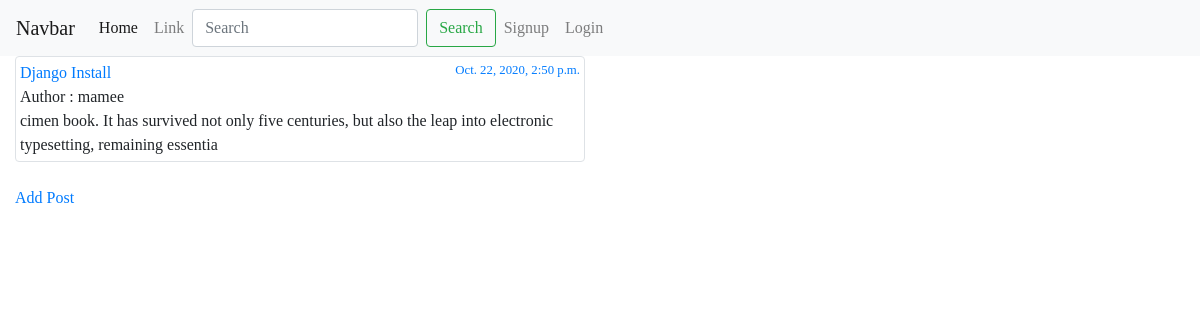
The page / on the database its author committed.
### blog/models.py (models this page shows, shortened)
class Post(models.Model):
	STATUS_CHOICES = (
		('draft','Draft'),
		('publshed','Publshed'),
		)
	title   = models.CharField(max_length=220)
	content = models.TextField(max_length=1000, blank=True)
	slug    = models.SlugField(max_length=120)
	author  = models.ForeignKey(User,related_name='blog_post', on_delete=models.CASCADE)
	likes   = models.ManyToManyField(User, related_name='likes',blank=True )
	created = models.DateTimeField(auto_now_add=True)
	updated = models.DateTimeField(auto_now=True)
	status  = models.CharField(max_length=10, choices=STATUS_CHOICES, default='draft')
	def get_absolute_url(self):
		return reverse('blog:detail_post', args=[self.slug])

### blog/views.py (the view)
# urls.py: path('',all_list,name='all_list'),
def all_list(request):
	all_list = Post.objects.all()
	return render(request,'post/post_list.html',{'all_list':all_list})

### blog/templates/post/post_list.html
{% extends "main.html" %}
{% block body %}
    <div class="row">
        {% for list in all_list %}
		        <div class="col-md-6">
		            <div class="img-thumbnail">
		                <a href="{{ list.get_absolute_url}}">{{list.title}}<small style="float: right;">{{list.created}}</small></a><br>
		                Author : {{list.author}}<br>
		                {{list.content}}
		            </div>
		            <br>
		        </div>
        {% endfor %}
	</div>
	<a href="{% url 'blog:post_create' %}">Add Post</a>
{% endblock body%}

### static/blog/css/style.css (style rules this page uses)
html { position: relative; min-height: 100%; }
body { font-family: 'Lucida Casaul', 'Comic Sans MS'; }

### rows shown on the page
Post: title "Django Install", created "Oct. 22, 2020, 2:50 p.m.", author "mamee", content "cimen book. It has survived not only five centuries, but also the leap into electronic typesetting, remaining essentia"
